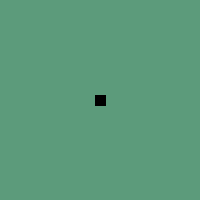
Frame 1 (no input)
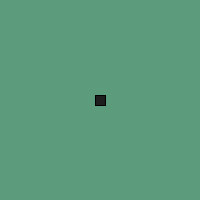
Frame 60 (the mouse pressed at the canvas centre just before this capture)
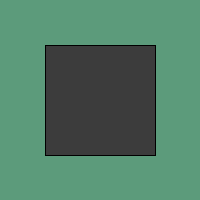
Frame 120 (the mouse held since frame 60 and released just before this capture)

The Processing sketch that drew these frames (run headless with seeded random() and noise(); from frame 60 on, the mouse is pressed at the canvas centre):

// Processing sketch: processing_49486
// ── processing_49486.pde

void setup () {
  size (200,200);
  frameRate (30);
}

void draw () {
  background (92,155,123);
  stroke (0);
  fill (frameCount/2);
  rectMode (CENTER);
  rect (width/2,height/2,mouseX+10,mouseY+10);
}

void keyPressed () {
  println (key);
}
